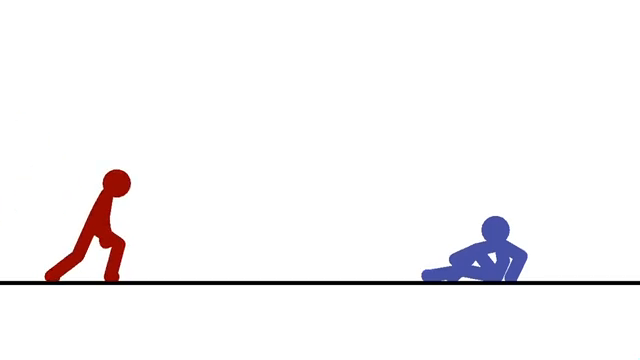
#> input picture frame 49 of STICK.mp4, 640 x 360 px, given in place of BadApple!!.mp4, which was not available
$ python test2.py
#> lines starting #> are read from the running program, lines starting #| are printed output that depends on the picture; pictures that were not available may be replaced by others from this repository, and a replacement may not be noted
import numpy as np
import cv2


cap = cv2.VideoCapture('../res/BadApple!!.mp4')
res = (640, 380)
div = (20, 32)

def subdiv(size_x, size_y, div_x, div_y):
#> called with size_x = 640, size_y = 380, div_x = 20, div_y = 32
    boxes = []
    for i in range(0, size_x, div_x):
        for j in range(0, size_y, div_y):
            boxes.append((i, j))

    return boxes


# REGIONS
# A -> x1 + 5, y1       | x2 - 5, y1 + 10
# B -> x2 - 4, y1       | x2, y1 + 16
# C -> x2 - 4, y1 + 16  | x2, y2
# D -> x1 + 5, y2       | x2 - 5, y2 - 10
# E -> x1, y1 + 16      | x2 + 4, y2
# F -> x1, y0           | x2 - 16, y2 - 16
# G -> x1 + 5, y1 + 11  | x2 - 5, y2 - 11

SEG_OFFSETS = {
    "A": (5,   0,   -5,  10),
    "B": (-4,  0,    0,  16),
    "C": (-4, 16,    0,   0),
    "D": (5,  -10,  -5,  0),
    "E": (0,  16,    4,  0),
    "F": (0,   0,   -16, -16),
    "G": (5,  11,   -5, -11),
}

SEG_RELATIVE = {
    "A": (0.25, 0.0, 0.75, 0.1),  # x1_rel, y1_rel, x2_rel, y2_rel
    "B": (0.75, 0.0, 0.85, 0.5),
    "C": (0.75, 0.5, 0.85, 1.0),
    "D": (0.25, 0.9, 0.75, 1.0),
    "E": (0.15, 0.5, 0.25, 1.0),
    "F": (0.15, 0.0, 0.25, 0.5),
    "G": (0.25, 0.45, 0.75, 0.55)
}


def draw_seven_seg_fast(frame_bgr, boxes, div, threshold=0.5, invert=True,
                        color_on=(0, 255, 0), color_off=(50,50,50),
                        thickness_on=-1, thickness_off=1):

    h, w = frame_bgr.shape[:2]
    out = frame_bgr.copy()

    # Convert to grayscale once
    gray = cv2.cvtColor(frame_bgr, cv2.COLOR_BGR2GRAY).astype(np.float32) / 255.0
    if invert:
        gray = 1.0 - gray  # black segments on white background become bright

    for x1_box, y1_box in boxes:
        x2_box, y2_box = x1_box + div[0], y1_box + div[1]

        # Draw each segment using proportional offsets
        for rel_x1, rel_y1, rel_x2, rel_y2 in SEG_RELATIVE.values():
            sx1 = int(x1_box + rel_x1 * div[0])
            sy1 = int(y1_box + rel_y1 * div[1])
            sx2 = int(x1_box + rel_x2 * div[0])
            sy2 = int(y1_box + rel_y2 * div[1])

            # Clip to frame boundaries
            sx1 = max(0, min(w, sx1))
            sx2 = max(0, min(w, sx2))
            sy1 = max(0, min(h, sy1))
            sy2 = max(0, min(h, sy2))

            # Swap if coordinates are reversed
            sx1, sx2 = sorted([sx1, sx2])
            sy1, sy2 = sorted([sy1, sy2])

            if sx2 <= sx1 or sy2 <= sy1:
                continue

            region = gray[sy1:sy2, sx1:sx2]
            mean_val = np.mean(region)

            if mean_val >= threshold:
                cv2.rectangle(out, (sx1, sy1), (sx2, sy2), color_on, thickness_on)
            else:
                cv2.rectangle(out, (sx1, sy1), (sx2, sy2), color_off, thickness_off)

    return out

boxes = subdiv(res[0], res[1], div[0], div[1])


# Loop until the end of the video
while (cap.isOpened()):

    # Capture frame-by-frame
    ret, frame = cap.read()
#> frame is the input picture: shape (360, 640, 3); mean B, G, R 247.4, 246.3, 248
    frame = cv2.resize(frame, (res[0], res[1]), fx = 0, fy = 0,
                         interpolation = cv2.INTER_CUBIC)
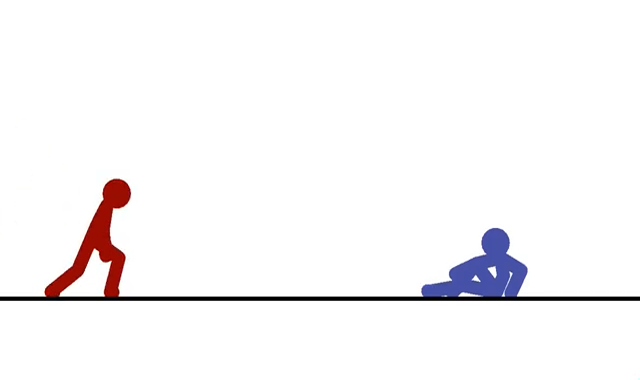
#> frame: shape (380, 640, 3); mean B, G, R 247.4, 246.3, 248

    # Display the resulting frame
    cv2.imshow('Frame', frame)

    # conversion of BGR to grayscale is necessary to apply this operation
    gray = cv2.cvtColor(frame, cv2.COLOR_BGR2GRAY)
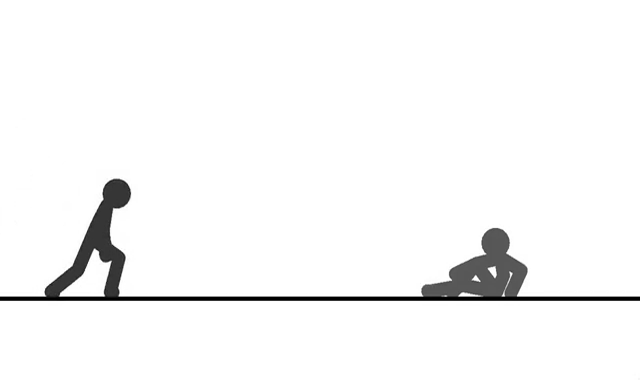
#> gray: shape (380, 640); min 0, max 255, mean 246.9
    gray_norm = gray.astype(np.float32) / 255.0

    out = frame.copy()

    # drawing subdivision
    out = draw_seven_seg_fast(frame, boxes, div, threshold=0.3, invert=True)
#> in draw_seven_seg_fast, `gray = 1.0 - gray`:
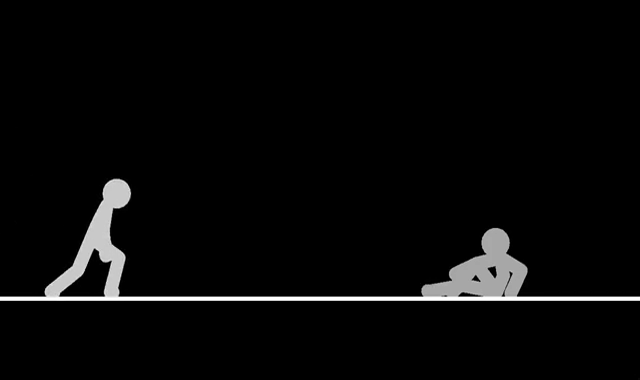
#> gray: shape (380, 640) float32; min 0, max 1, mean 0.0317
#> after the loop in draw_seven_seg_fast, `for x1_box, y1_box in boxes:`:
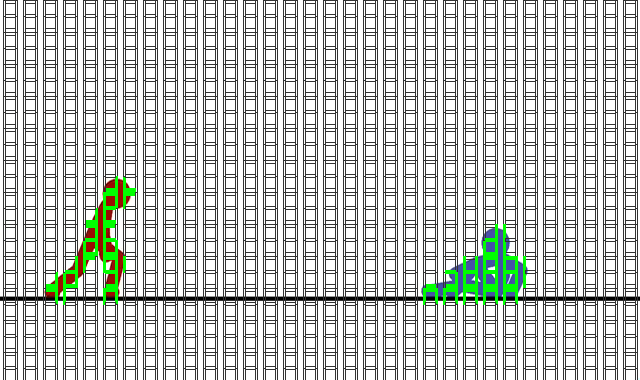
#> out: shape (380, 640, 3); mean B, G, R 191.4, 195.1, 191.7

    cv2.imshow('regions', out)

    # define q as the exit button
    if cv2.waitKey(25) & 0xFF == 27:
#> (key Esc is pressed here)
        break

# release the video capture object
cap.release()
# Closes all the windows currently opened.
cv2.destroyAllWindows()

$ run again, starting later in the video
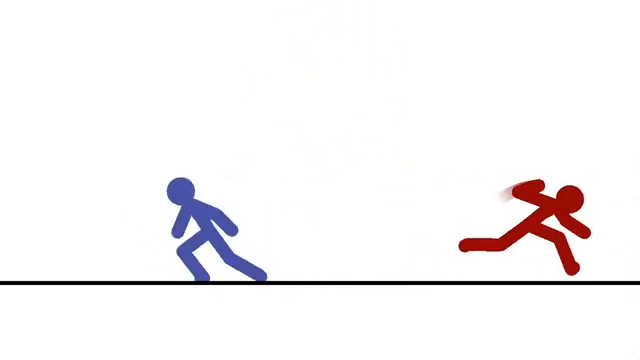
#> input picture frame 222 of STICK.mp4, 640 x 360 px, given in place of BadApple!!.mp4, which was not available
#> frame is the input picture: shape (360, 640, 3); mean B, G, R 246, 244.9, 247.1
#> frame: shape (380, 640, 3)
#> in draw_seven_seg_fast, `gray = 1.0 - gray`:
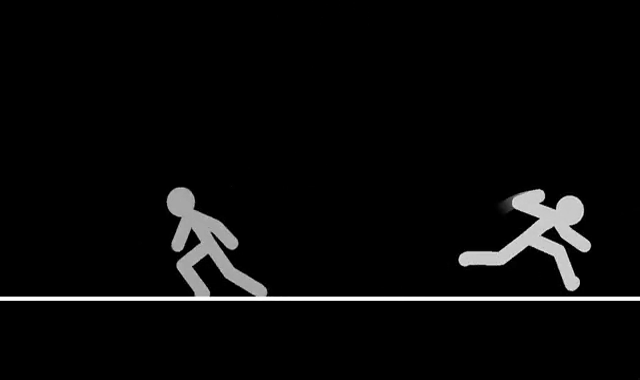
#> gray: shape (380, 640) float32; min 0, max 1, mean 0.0366
#> after the loop in draw_seven_seg_fast, `for x1_box, y1_box in boxes:`:
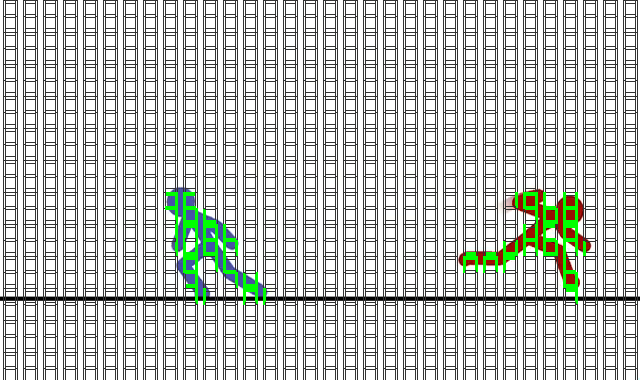
#> out: shape (380, 640, 3); mean B, G, R 190.3, 194.4, 190.9

$ run again, starting later in the video
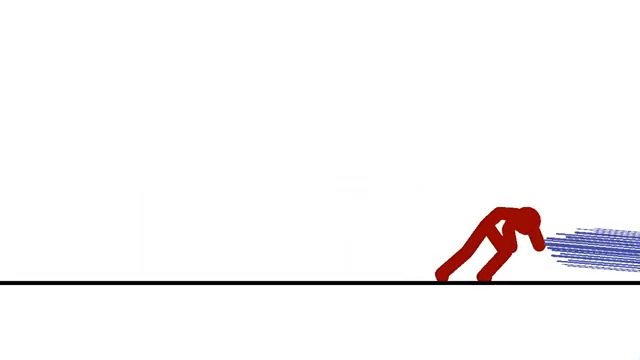
#> input picture frame 395 of STICK.mp4, 640 x 360 px, given in place of BadApple!!.mp4, which was not available
#> frame is the input picture: shape (360, 640, 3); mean B, G, R 247.4, 246.8, 248.7
#> frame: shape (380, 640, 3)
#> in draw_seven_seg_fast, `gray = 1.0 - gray`:
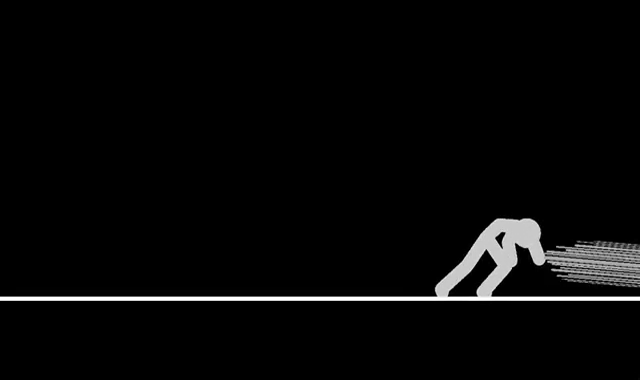
#> gray: shape (380, 640) float32; min 0, max 1, mean 0.0295
#> after the loop in draw_seven_seg_fast, `for x1_box, y1_box in boxes:`:
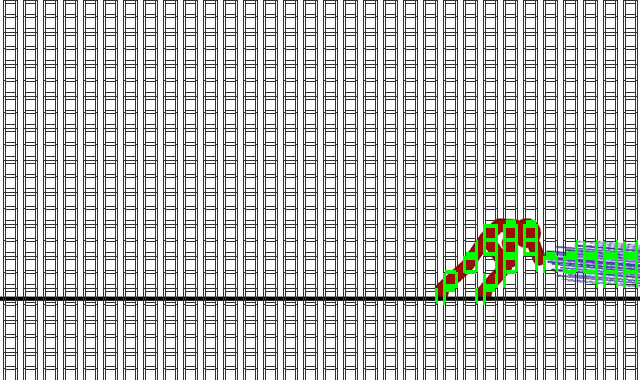
#> out: shape (380, 640, 3); mean B, G, R 191.6, 195.1, 192.3
